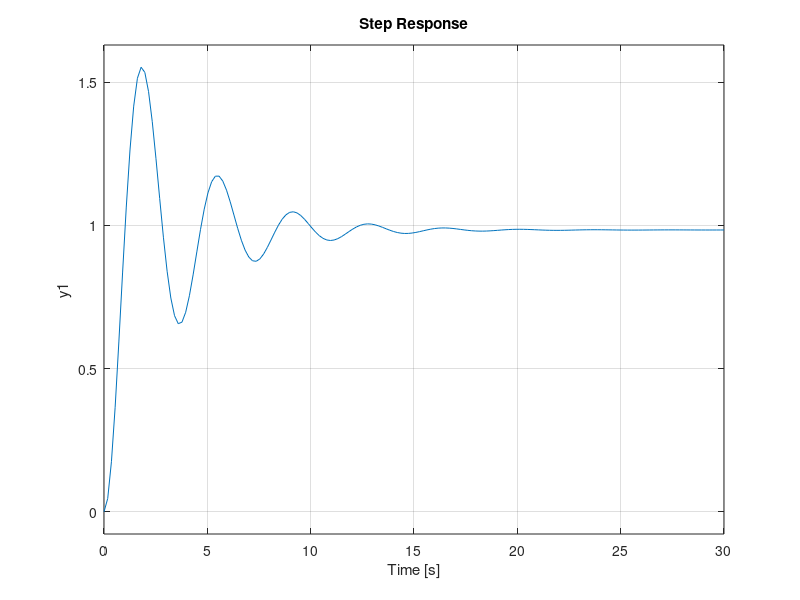

The MATLAB source for this figure: (Note: this script raises an error after producing the figure.)
clear; close all; clc;
%1.750
% Define symbolic variable in the context of transfer function
s = tf("s");
kp = 1.75
kd = 0
ki = 0
controller = pid(kp,ki,kd)
sys = 3 / ((s+0.1) * (s + 0.5))

%open loop
step(sys)

pause()

%closed loop
feedback_sys = feedback(sys, 1);
step(feedback_sys)

% step data
s_info = stepinfo(feedback_sys);

overshoot = s_info.Overshoot;
settling_time = s_info.SettlingTime;

fprintf('Proportional gain (kp): %2.3f\n', kp)
fprintf('Percentage overshoot: %2.2f%%\n', overshoot)
fprintf('Settling time: %2.2f s\n\n', settling_time)

pause()


% Root-locus plot
if kp == 0
    rlocus(sys)
    axis([-22 3 -15 15])
    
    sgrid
    
    [kp, poles] = rlocfind(sys);
    
    
    % feedback system with unit gain
    sys_cl = feedback(kp * sys, 1); 
    
    % get the step response
    figure
    step(sys_cl)
    s_info = stepinfo(sys_cl);
    
    overshoot = s_info.Overshoot;
    settling_time = s_info.SettlingTime;
    
    fprintf('Proportional gain (kp): %2.3f\n', kp)
    fprintf('Percentage overshoot: %2.2f%%\n', overshoot)
    fprintf('Settling time: %2.2f s\n\n', settling_time)
    
    pause()
end

%find kd
for kd = 0:2
    controller = pid(kp,ki,kd)
    sys = 3 / ((s+0.1) * (s + 0.5))
    feedback_sys = feedback(controller * sys, 1);
   %% step(feedback_sys)
    
    % step data
    s_info = stepinfo(feedback_sys);
    
    overshoot = s_info.Overshoot;
    settling_time = s_info.SettlingTime;
    
    fprintf('Proportional gain (kp): %2.3f\n', kp)
    fprintf('Derivative gain (kd): %2.3f\n', kd)
    fprintf('Percentage overshoot: %2.2f%%\n', overshoot)
    fprintf('Settling time: %2.2f s\n\n', settling_time)

   % if settling_time <= 3 & overshoot <= 5
    %    break
    %end
end


%output latest 
step(feedback_sys)

% step data
s_info = stepinfo(feedback_sys);

overshoot = s_info.Overshoot;
settling_time = s_info.SettlingTime;

fprintf('Proportional gain (kp): %2.3f\n', kp)
 fprintf('Derivative gain (kd): %2.3f\n', kd)
fprintf('Percentage overshoot: %2.2f%%\n', overshoot)
fprintf('Settling time: %2.2f s\n\n', settling_time)

pause()

% final plot
%kp = 1.75
%kd = 2
%ki = 0
%controller = pid(kp,ki,kd)
%sys = 3 / ((s+0.1) * (s + 0.5))


%closed loop PID
%fprintf('Final Ouput \n')

%feedback_sys = feedback(controller * sys, 1);
%step(feedback_sys) 

%s_info = stepinfo(feedback_sys);  
%overshoot = s_info.Overshoot;
%settling_time = s_info.SettlingTime;

%fprintf('Proportional gain (kp): %2.3f\n', kp)
%fprintf('Percentage overshoot: %2.2f%%\n', overshoot)
%fprintf('Settling time: %2.2f s\n\n', settling_time)

%pause()
